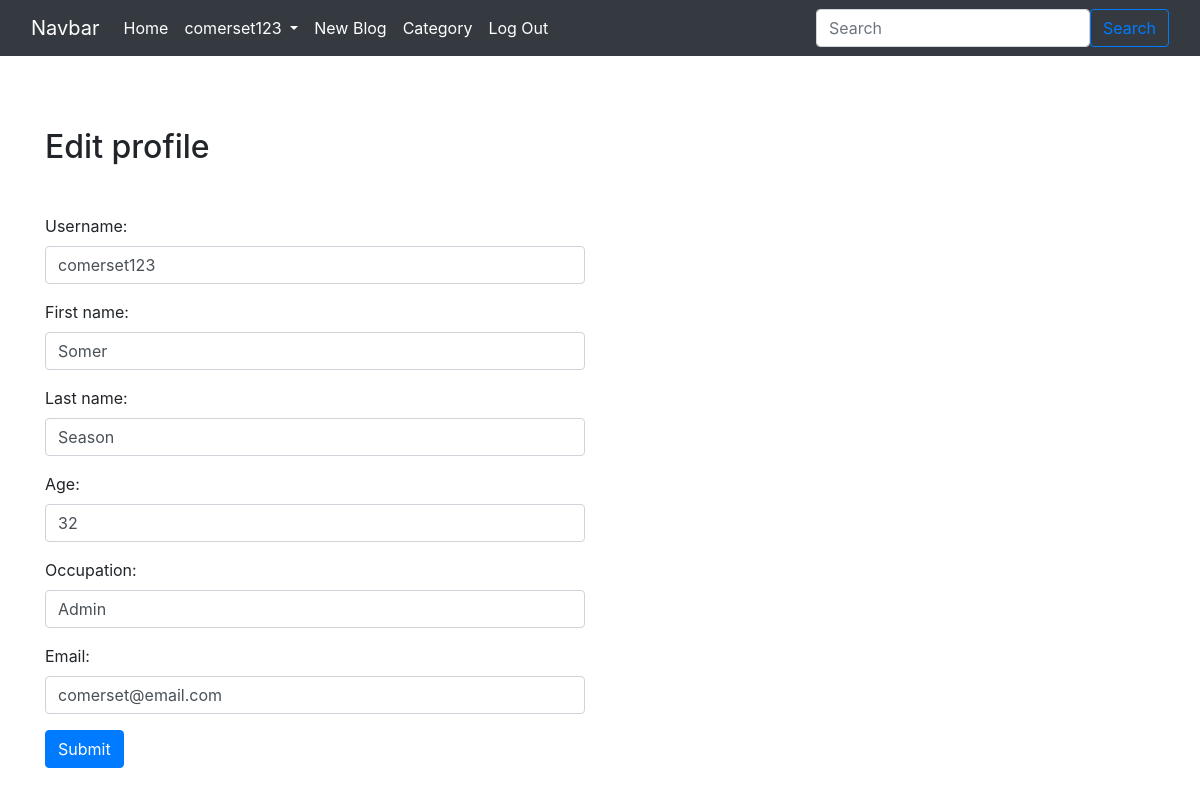
Page /users/edit_profile/ (signed in) on the committed database.
### users/models.py (models this page shows)
class CustomUser(AbstractUser):
    first_name = models.CharField(max_length=50)
    last_name = models.CharField(max_length=50)
    age = models.PositiveIntegerField(null=True, blank=True)
    country = CountryField(multiple=False)
    occupation = models.CharField(max_length=50, null=True, blank=True)
    email = models.EmailField('email address', unique=True)
    USERNAME_FIELD = 'email'
    REQUIRED_FIELDS = ["username"]

### users/views.py (the view)
# urls.py: path("edit_profile/", edit_profile, name="edit_profile"),
@login_required
def edit_profile(request):
    if request.method == "POST":
        form = EditProfileForm(request.user.username, request.POST, request.FILES)
        if form.is_valid():
            username = form.cleaned_data["username"]
            first_name = form.cleaned_data["first_name"]
            last_name = form.cleaned_data["last_name"]
            age = form.cleaned_data["age"]
            occupation = form.cleaned_data["occupation"]
            email = form.cleaned_data["email"]
            user = CustomUser.objects.get(id=request.user.id)
            user.username = username
            user.first_name = first_name
            user.last_name = last_name
            user.age = age
            user.occupation = occupation
            user.email = email
            user.save()
            return redirect("home")
    else:
        form = EditProfileForm(request.user.username)
    return render(request, "registration/edit_profile.html", {'form': form})

### users/forms.py (shortened to what this page needs)
class EditProfileForm(forms.Form):
    username = forms.CharField()
    first_name = forms.CharField()
    last_name = forms.CharField()
    age = forms.IntegerField()
    occupation = forms.CharField()
    email = forms.EmailField()
    def __init__(self, original_username, *args, **kwargs):
        super().__init__(*args, **kwargs)
        self.original_username = original_username

### users/templates/registration/edit_profile.html (shortened to what this page needs)
{% extends 'base.html' %}
{% block content %}
<div class="container">
  <div class="row">
    <div class="col-6">
      <h2 class="my-5">Edit profile</h2>
      <form method="post" enctype="multipart/form-data">
        <div class="form-group">
          {{ form.username.label_tag }}
          <input type="text" class="form-control {% if form.username.errors %}is-invalid{% endif %}" id="id_username"
            name="username" value='{{ form.username.value|default:user.username }}'>
        </div>
        <div class="form-group">
          {{ form.first_name.label_tag }}
          <input type="text" class="form-control {% if form.first_name.errors %}is-invalid{% endif %}" id="id_first_name"
            name="first_name" value='{{ form.first_name.value|default:user.first_name }}'>
        </div>
        <div class="form-group">
          {{ form.last_name.label_tag }}
          <input type="text" class="form-control {% if form.last_name.errors %}is-invalid{% endif %}" id="id_last_name"
            name="last_name" value='{{ form.last_name.value|default:user.last_name }}'>
        </div>
        <div class="form-group">
          {{ form.age.label_tag }}
          <input type="text" class="form-control {% if form.age.errors %}is-invalid{% endif %}" id="id_age"
            name="age" value='{{ form.age.value|default:user.age }}'>
        </div>
        <div class="form-group">
          {{ form.occupation.label_tag }}
          <input type="text" class="form-control {% if form.occupation.errors %}is-invalid{% endif %}" id="occupation"
            name="occupation" value='{{ form.occupation.value|default:user.occupation }}'>
        </div>
        <div class="form-group">
          {{ form.email.label_tag }}
          <input type="text" class="form-control {% if form.email.errors %}is-invalid{% endif %}" id="email"
            name="email" value='{{ form.email.value|default:user.email }}'>
        </div>
        <button type="submit" class="btn btn-primary">Submit</button>
      </form>
      <br>
    </div>
  </div>
</div>
{% endblock content %}

### users/templates/base.html (shortened to what this page needs)
<!doctype html>
<html lang="en">
<head>
        <link
    rel="stylesheet"
    href="https://cdn.jsdelivr.net/npm/bootstrap@4.0.0/dist/css/bootstrap.min.css"
>
</head>
<body>
    <nav class="navbar navbar-expand-lg bg-body-tertiary navbar-dark bg-dark">
        <div class="container-fluid">
            <a class="navbar-brand" href="#">Navbar</a>
            <div class="collapse navbar-collapse" id="navbarSupportedContent">
                <ul class="navbar-nav me-auto mb-2 mb-lg-0">
                <li class="nav-item">
                    <a class="nav-link active" aria-current="page" href="{% url 'home' %}">Home</a>
                </li>
                {% if user.is_authenticated %}
                <li class="nav-item dropdown">
                  <a class="nav-link dropdown-toggle active" href="#" id="navbarDropdownMenuLink" role="button" data-bs-toggle="dropdown" aria-haspopup="true" aria-expanded="false">
                    {{ user.username }}
                  </a>
                </li>
                <li class="nav-item">
                    <a class="nav-link active" href="{% url 'blog_new' %}">New Blog</a>
                </li>
                <li class="nav-item">
                    <a class="nav-link active" href="{% url 'cat_list' %}">Category</a>
                </li>
                <li class="nav-item">
                    <a class="nav-link active" href="{% url 'logout' %}">Log Out</a>
                </li>
                {% endif %}
                </ul>
            </div>
            <form class="d-flex" method="post" action="{% url 'blog_search' %}" autocomplete="off">
                <input type="text" name="post_search" class="form-control me-2 rounded" placeholder="Search">
                <button type="submit" name="submit" value="Search" class="btn btn-outline-primary">Search</button>
            </form>
        </div>
    </nav>
    {% block content %}{% endblock content %}
</body>
</html>

### rows in the picture
CustomUser: username "comerset123", first_name "Somer", last_name "Season", age "32", occupation "Admin", email "comerset@email.com"
